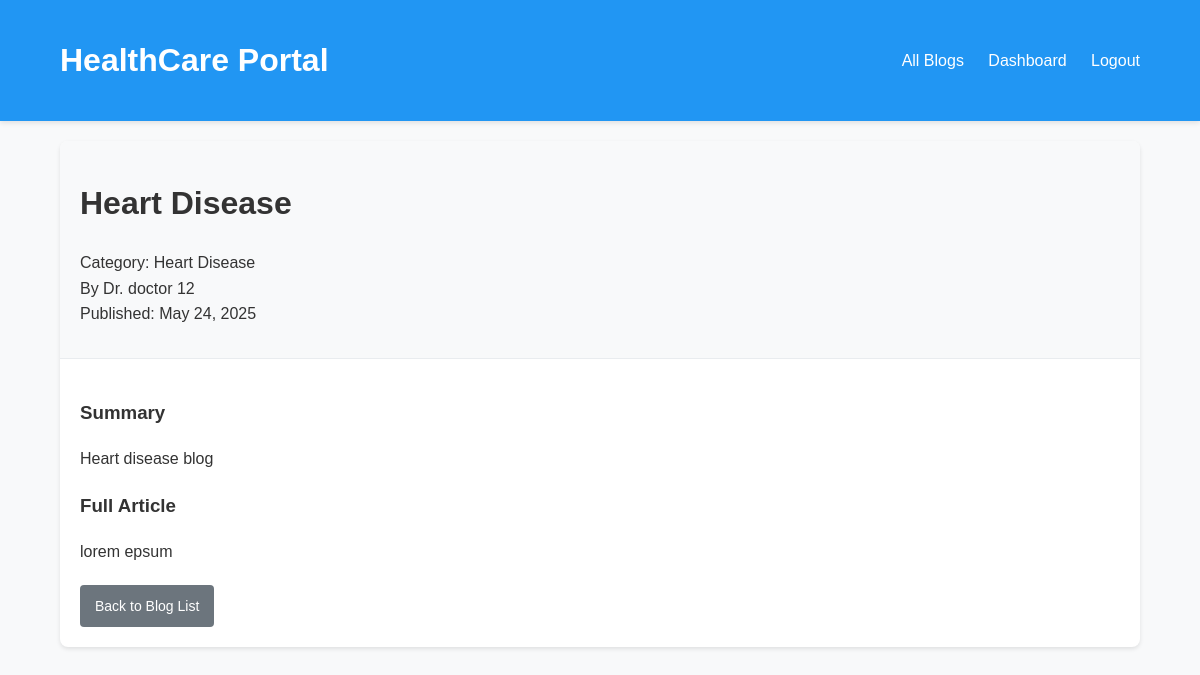
/blogs/2/ (signed in), run on the app's committed database.
### blog/models.py (models this page shows, shortened)
class BlogPost(models.Model):
    title = models.CharField(max_length=200)
    image = models.ImageField(upload_to='blog_images/', blank=True, null=True)
    category = models.ForeignKey(Category, on_delete=models.SET_NULL, null=True, blank=True, related_name='blog_posts')
    summary = models.TextField()
    content = models.TextField()
    author = models.ForeignKey(
        settings.AUTH_USER_MODEL,
        on_delete=models.CASCADE,
        limit_choices_to={'user_type': 'doctor'}
    )
    is_draft = models.BooleanField(default=True)
    created_at = models.DateTimeField(auto_now_add=True)
    updated_at = models.DateTimeField(auto_now=True)

class Category(models.Model):
    name = models.CharField(max_length=100, unique=True)
    slug = models.SlugField(max_length=100, unique=True, blank=True)
    class Meta:
        verbose_name_plural = "Categories"
    def __str__(self):
        return self.name

### accounts/models.py (models this page shows, shortened)
class User(AbstractUser):
    USER_TYPE_CHOICES = (
        ('patient', 'Patient'),
        ('doctor', 'Doctor'),
    )
    user_type = models.CharField(
        max_length=10,
        choices=USER_TYPE_CHOICES,
        default='patient',
    )
    first_name = models.CharField(max_length=30)
    last_name = models.CharField(max_length=30)
    profile_picture = models.ImageField(upload_to='profile_pics/', blank=True, null=True)
    address_line1 = models.CharField(max_length=100)
    city = models.CharField(max_length=50)
    state = models.CharField(max_length=50)
    pincode = models.CharField(max_length=10)

### blog/views.py (the view)
# urls.py: path('blogs/<int:blog_id>/', views.blog_detail, name='blog_detail'),
@login_required
def blog_detail(request, blog_id):
    blog_post = get_object_or_404(BlogPost, id=blog_id)
    if blog_post.is_draft and blog_post.author != request.user:
        raise PermissionDenied("This blog post is not published yet.")
    return render(request, 'blog/blog_detail.html', {'blog': blog_post})

### blog/templates/blog/blog_detail.html (shortened to what this page needs)
{% extends "blog/base.html" %}
{% block content %}
    <div class="card">
        <div class="card-header">
            <h1>{{ blog.title }}</h1>
            <p>
                <span>Category: {{ blog.category|default:"Uncategorized" }}</span><br>
                <span>By Dr. {{ blog.author.first_name }} {{ blog.author.last_name }}</span><br>
                <span>Published: {{ blog.created_at|date:"F d, Y" }}</span>
            </p>
        </div>
        <div class="card-body">
            <div class="blog-summary">
                <h3>Summary</h3>
                <p>{{ blog.summary }}</p>
            </div>
            <div class="blog-content">
                <h3>Full Article</h3>
                <div style="white-space: pre-wrap;">{{ blog.content }}</div>
            </div>
            <div style="margin-top: 20px;">
                <a href="{% if user.user_type == 'doctor' %}{% url 'doctor_blog_list' %}{% else %}{% url 'patient_blog_list' %}{% endif %}" class="btn btn-secondary">
                    Back to Blog List
                </a>
            </div>
        </div>
    </div>
{% endblock %}

### blog/templates/blog/base.html (style rules this page uses)
body { font-family: 'Arial', sans-serif; line-height: 1.6; color: #333; margin: 0; padding: 0; background-color: #f8f9fa; }
.card { background-color: #fff; border-radius: 8px; box-shadow: 0 2px 4px rgba(0,0,0,0.1); margin-bottom: 20px; overflow: hidden; transition: transform 0.3s ease, box-shadow 0.3s ease; }
.card-header { padding: 15px 20px; background-color: #f8f9fa; border-bottom: 1px solid #e9ecef; }
.card-body { padding: 20px; }
.btn { display: inline-block; padding: 10px 15px; background-color: #2196f3; color: white; border: none; border-radius: 4px; cursor: pointer; text-decoration: none; font-size: 14px; transition: background-color 0.3s ease; }
.btn-secondary { background-color: #6c757d; }

### data on the page
BlogPost: title "Heart Disease", category "Heart Disease", author.first_name "doctor", author.last_name "12", created_at "May 24, 2025", summary "Heart disease blog", content "lorem epsum"
